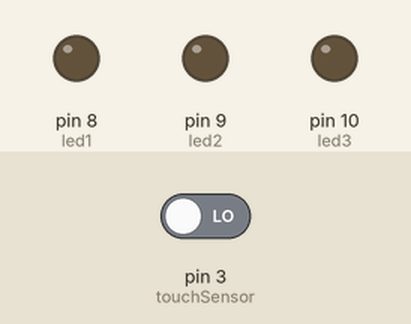
This sketch was run on a simulated Arduino Uno, built with avr-gcc and run on an emulated ATmega328P. Shown: output pins drawn as LEDs (lit = HIGH). The inputs (shaded band) are chosen by the test bench; at power-on: pin 3 (touchSensor) LOW. What the sketch prints to the serial monitor is not drawn.

Above: at 1.2 s.
1.3 s: pin 3 (touchSensor) driven HIGH
At 1.8 s:
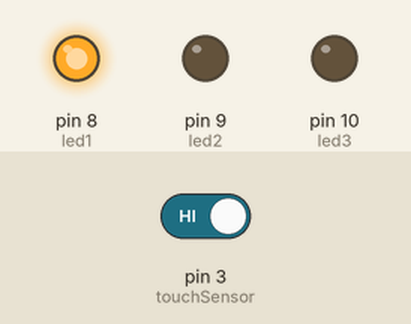
At 3.7 s:
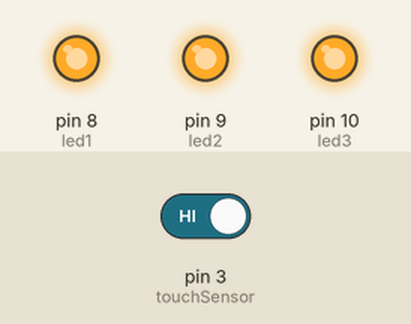
4.0 s: pin 3 (touchSensor) driven LOW
At 5.9 s:
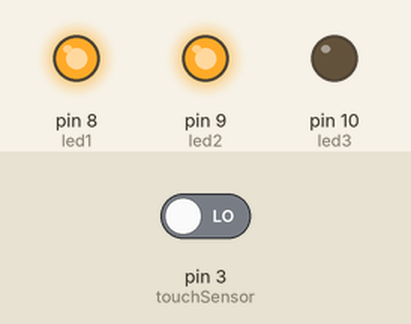
Timing chart, 0 to 8.2 s (numbered marks = the images above; inputs shaded):
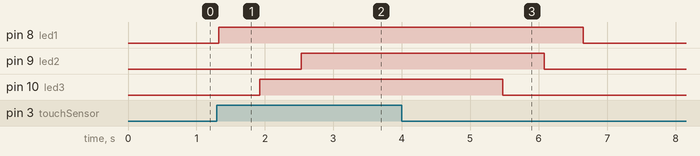

Measured:
- after the input at 1.3 s, pin 8 (led1): LOW → HIGH at once; pin 9 (led2): LOW → HIGH after 1.2 s; pin 10 (led3): LOW → HIGH after 0.63 s
- after the input at 4.0 s, pin 8 (led1): HIGH → LOW after 2.7 s; pin 9 (led2): HIGH → LOW after 2.1 s; pin 10 (led3): HIGH → LOW after 1.5 s

The sketch:

TouchSensor_LED.ino
```cpp
#define touchSensor 3
#define led1 8
#define led2 9
#define led3 10

int count = 0;

void setup() {
  pinMode(touchSensor, INPUT);
  pinMode(led1, OUTPUT);
  pinMode(led2, OUTPUT);
  pinMode(led3, OUTPUT);

  Serial.begin(9600);

}

void loop() {
  int value = digitalRead(touchSensor);

  if(value == HIGH){
    digitalWrite(led1, HIGH);

    count++;
    Serial.println("터치");

    if(count > 40){
      digitalWrite(led2, HIGH);
    }else if(count > 20){
      digitalWrite(led3, HIGH);
    }
  }else{
    count--;
    Serial.println("대기중");

    if(count < 0){
      count = 0;
    }

    if(count <= 0){
      digitalWrite(led1, LOW);
    }else if(count < 20){
      digitalWrite(led2, LOW);
    }else if(count < 40){
      digitalWrite(led3, LOW);
    }
  }
  delay(30);
}
```
